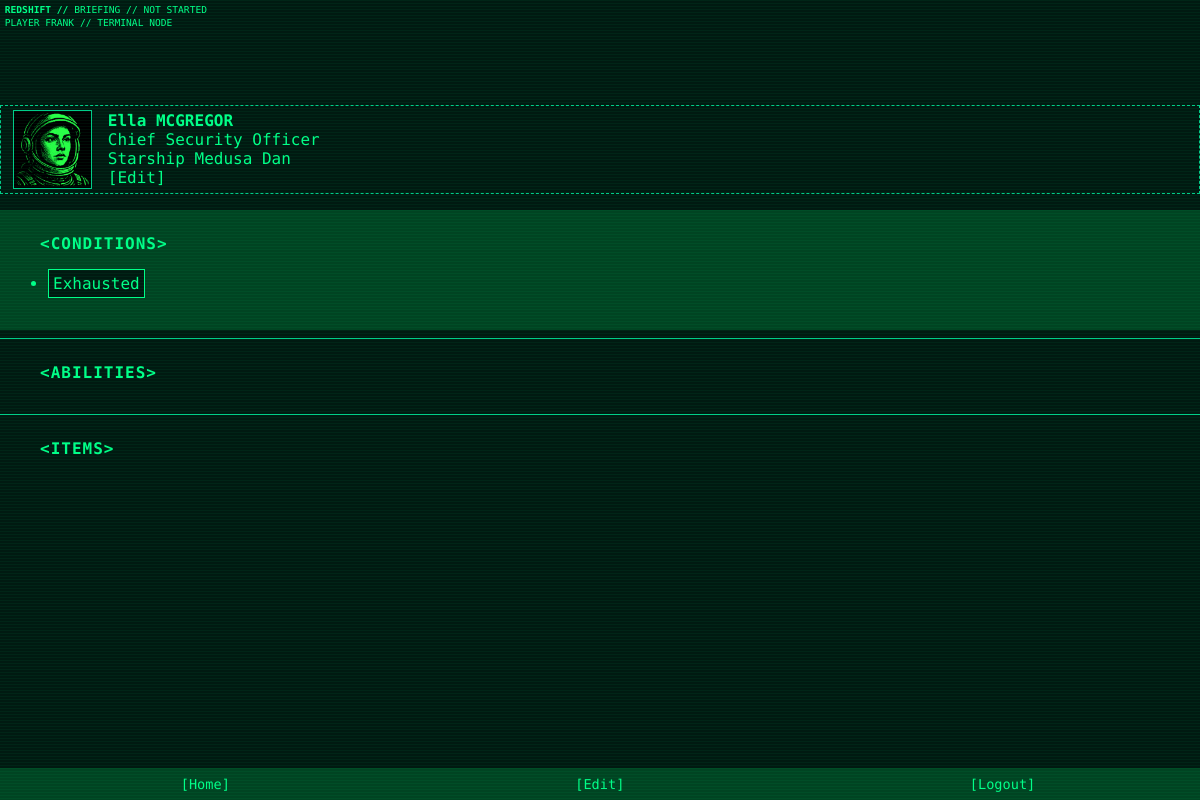
The page /dashboard (signed in) on the database its author committed.
### app/models.py (models this page shows)
class GameState(db.Model):
    id = db.Column(db.Integer, primary_key=True, default=1)
    current_phase = db.Column(db.String(50), default="Not Started")
    phase_started_at = db.Column(db.DateTime, nullable=True)
    phase_duration_minutes = db.Column(db.Integer, default=40)
    alert_level = db.Column(db.String(20), default="Nominal")

class User(UserMixin, db.Model):
    id = db.Column(db.Integer, primary_key=True)
    username = db.Column(db.String(64), unique=True, nullable=False)
    email = db.Column(db.String(120), unique=True, nullable=False)
    password = db.Column(db.String(128), nullable=False)
    is_verified = db.Column(db.Boolean, default=False)
    role = db.Column(db.String(20), default='Player')  # 'Player' or 'Control'
    theme = db.Column(db.String(32), default='theme-green')
    character = db.relationship("Character", backref="user", uselist=False)

class Character(db.Model):
    id = db.Column(db.Integer, primary_key=True)
    first_name = db.Column(db.String(64))
    surname = db.Column(db.String(64))
    position = db.Column(db.String(100))
    affiliation = db.Column(db.String(100))
    status = db.Column(db.String(50), default="Nominal")
    image_filename = db.Column(db.String(128))  # optional
    resolve = db.Column(db.Integer, default=1)
    skill = db.Column(db.Integer, default=1)
    knowledge = db.Column(db.Integer, default=1)
    luck = db.Column(db.Integer, default=1)
    abilities = db.Column(db.PickleType, default=list)   # List of strings
    conditions = db.Column(db.PickleType, default=list)  # List of strings (empty at start)
    items = db.Column(db.PickleType, default=list)        # List of strings
    claim_code = db.Column(db.String(16), unique=True, nullable=True)
    claimed = db.Column(db.Boolean, default=False)
    user_id = db.Column(db.Integer, db.ForeignKey('user.id'), nullable=True)

### app/routes.py (the view)
@main_bp.route('/dashboard')
@login_required
def dashboard():
    state = GameState.query.get(1)
    now = datetime.now()
    if current_user.role == 'Control':
        from .models import User, Character
        all_users = User.query.all()
        all_characters = Character.query.all()
        return render_template('control/dashboard.html', users=all_users, characters=all_characters, state=state, now=now)
    else:
        character = current_user.character
        all_conditions = {cond.name: cond for cond in Condition.query.all()}
        return render_template(
            'player/dashboard.html',
            character=current_user.character,
            state=state,
            now=now,
            all_conditions=all_conditions.values()
        )

### app/models.py (called while the page is built)
@login_manager.user_loader
def load_user(user_id):
    return User.query.get(int(user_id))

### app/templates/player/dashboard.html (shortened to what this page needs)
{% extends "base.html" %}
{% block content %}
{% if current_user.character %}
<div class="character-block">
  <img src="{{ url_for('static', filename='images/' + (current_user.character.image_filename or 'fallback.png')) }}"
     alt="portrait">
  <div class="char-info">
    <strong>{{ current_user.character.first_name }} {{ current_user.character.surname.upper() }}</strong><br>
    {{ current_user.character.position }}<br>
    {{ current_user.character.affiliation }}<br>
    <a href="{{ url_for('main.edit_character') }}">Edit</a>
  </div>
</div>
{% else %}
<div class="character-block create">
  <a href="{{ url_for('main.claim_character') }}">Create Your Character</a>
</div>
{% endif %}
{% if character and character.conditions and character.conditions|length > 0 %}
  <div class="condition-section">
    <h3>Conditions</h3>
    <ul>
      {% for cond in character.conditions %}
        <li>
          <button class="condition-btn" onclick="showConditionPopup('{{ cond }}')">
            {{ cond }}
          </button>
        </li>
      {% endfor %}
    </ul>
  </div>
{% endif %}
<div class="abilities-block">
  <h3>Abilities</h3>
</div>
<div class="items-block">
  <h3>Items</h3>
</div>
{% endblock %}

### app/templates/base.html (shortened to what this page needs)
<!DOCTYPE html>
<html lang="en">
<head>
  <link rel="stylesheet" href="{{ url_for('static', filename='css/retro.css') }}">
</head>
<body class="{{ current_user.theme if current_user.is_authenticated else 'theme-green' }}">
<div class="top-bar">
  <div>
    <strong>REDSHIFT //</strong>
    {% if state %}
      {{ state.current_phase }} //
      {% if state.phase_started_at %}
        <span id="phase-timer"></span>
      {% else %}
        Not started
      {% endif %}
    {% else %}
      STATE UNKNOWN
    {% endif %}
  </div>
  <div>
    {{ current_user.role if current_user.is_authenticated else "GUEST" }}
    {{ current_user.username }} // TERMINAL NODE
  </div>
</div>
<main class="main-content">
  {% block content %}{% endblock %}
</main>
<div class="nav-bar-bottom">
  {% if current_user.is_authenticated %}
  <a href="{{ url_for('main.dashboard') }}">Home</a>
    {% if current_user.role == 'Control' %}
    <a href="{{ url_for('main.manage_displays') }}">Displays</a>
    <a href="{{ url_for('main.control_game_state') }}">Game State</a>
    {% else %}
      {% if character %}
        <a href="{{ url_for('main.edit_character') }}">Edit</a>
      {% else %}
        <a href="{{ url_for('main.claim_character') }}">Create Char</a>
      {% endif %}
    {% endif %}
    <a href="{{ url_for('auth.logout') }}">Logout</a>
  {% else %}
    <a href="{{ url_for('auth.login') }}">Login</a>
    <a href="{{ url_for('auth.register') }}">Register</a>
  {% endif %}
</div>
</body>
</html>

### app/static/css/retro.css (style rules this page uses)
:root { --color-bg: #001a11; }
.theme-green { --color-fg: #00ff88; --color-accent: #00ffaa; --color-border: #00cc88; --color-muted: #004422; }
@media (min-width: 600px) { body { background-color: var(--color-bg); color: var(--color-fg); font-family: 'Share Tech Mono', monospace; margin: 0; padding: 0; animation: flickerAnim 3.6s infinite alternate; } }
@media (min-width: 600px) { a, h1, h2, h3, p, label, input, textarea, button, .nav-bar, .panel { animation: flickerAnim 3.6s infinite alternate; } }
@media (min-width: 600px) { h1, h2, h3 { padding: 0em 2em; } }
@media (min-width: 600px) { body::before { content: ""; position: fixed; top: 0; left: 0; width: 100%; height: 100%; pointer-events: none; background: repeating-linear-gradient( to bottom, rgba(0, 255, 136, 0.05) 0px, rgba(0, 255, 136, 0.05) 1px, transparent 1px, transparent 3px ); z-index: 9999; animation: roll 60s linear infinite; } }
a { text-decoration: none; color: var(--color-fg) }
a:before { content: "["; color: var(--color-fg) }
a:after { content: "]"; color: var(--color-fg) }
input, textarea, button { background-color: var(--color-bg); color: var(--color-fg); border: 1px solid var(--color-fg); font-family: inherit; padding: 0.25rem; margin-bottom: 0.5rem; box-sizing: border-box; font-size: 1rem; }
h1, h2, h3, label { text-transform: uppercase; letter-spacing: 1px; font-size: 1rem; }
h3:before { content: "<"; color: var(--color-fg); }
h3:after { content: ">"; color: var(--color-fg); }
.top-bar { background-color: var(--color-bg); color: var(--color-fg); padding: 0.5em; line-height: 1.1; white-space: normal; display: flex; flex-direction: column; gap: 0.25em; text-transform: uppercase; font-size: 0.6em; }
.main-content { padding-top: 2rem; }
.character-block { margin-top: 2.5rem; display: flex; gap: 1rem; align-items: center; padding: 0.25rem 0.75rem; border: 1px dashed var(--color-border); }
.character-block img { width: 0.8in; height: 0.8in; object-fit: cover; border: 1px solid var(--color-border); }
.condition-section { background-color: var(--color-muted); padding: 0.5em; margin-top: 1em; }
.abilities-block, .items-block { padding: 0.5rem; margin-top: 0.5rem; border-top: 1px solid var(--color-border); }
.nav-bar-bottom { position: fixed; bottom: 0; width: 100%; background-color: var(--color-muted); display: flex; justify-content: space-around; padding: 0.5rem; z-index: 100; }
.nav-bar-bottom a { font-size: 0.85rem; color: var(--color-fg); text-decoration: none; }

### rows shown on the page
GameState: current_phase "BRIEFING"
User: role "PLAYER", username "FRANK"
Character: character.first_name "Ella", character.surname "MCGREGOR", character.position "Chief Security Officer", character.affiliation "Starship Medusa Dan"

### other values the page prints
{{ cond }} "Exhausted"
